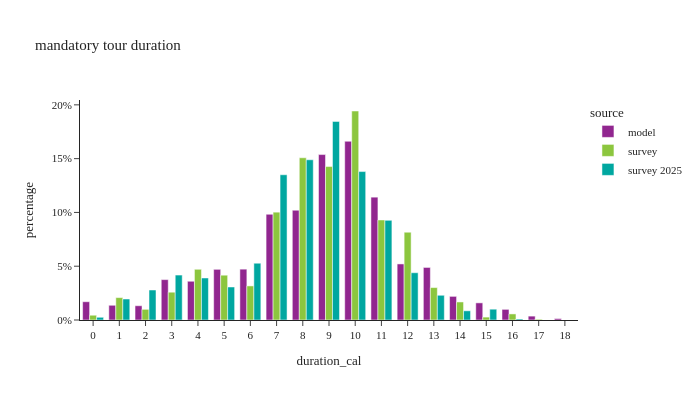

Notebook cell for this chart:
### Code cell
m_tour_data['duration_cal'] = m_tour_data['end'] - m_tour_data['start']

df_plot = m_tour_data.groupby(['source','duration_cal'])[['tour_weight']].sum().reset_index()
df_plot['percentage'] = df_plot.groupby(['source'], group_keys=False)['tour_weight']. \
    apply(lambda x: x / float(x.sum()))

fig = px.bar(df_plot, x="duration_cal", y="percentage", color="source",barmode="group",
             title="mandatory tour duration")
fig.for_each_annotation(lambda a: a.update(text = a.text.split("=")[-1]))
fig.update_layout(height=400, width=700, yaxis=dict(tickformat=".0%"), xaxis=dict(dtick="1"))
fig.show()

### Figure 1 — Plotly figure (JSON) as saved in the notebook; plotly's stock layout.template omitted (floating-point values rounded to 4 significant figures)
{"data": [{"alignmentgroup": "True", "hovertemplate": "source=model<br>duration_cal=%{x}<br>percentage=%{y}<extra></extra>", "legendgroup": "model", "marker": {"color": "#91268F", "pattern": {"shape": ""}}, "name": "model", "offsetgroup": "model", "orientation": "v", "showlegend": true, "textposition": "auto", "type": "bar", "x": [0.0, 1.0, 2.0, 3.0, 4.0, 5.0, 6.0, 7.0, 8.0, 9.0, 10.0, 11.0, 12.0, 13.0, 14.0, 15.0, 16.0, 17.0, 18.0], "xaxis": "x", "y": [0.01699, 0.01368, 0.01326, 0.03755, 0.03602, 0.04711, 0.04726, 0.0983, 0.102, 0.1538, 0.1661, 0.1142, 0.05211, 0.04886, 0.02196, 0.01593, 0.009895, 0.003607, 0.001323], "yaxis": "y"}, {"alignmentgroup": "True", "hovertemplate": "source=survey<br>duration_cal=%{x}<br>percentage=%{y}<extra></extra>", "legendgroup": "survey", "marker": {"color": "#8CC63E", "pattern": {"shape": ""}}, "name": "survey", "offsetgroup": "survey", "orientation": "v", "showlegend": true, "textposition": "auto", "type": "bar", "x": [0.0, 1.0, 2.0, 3.0, 4.0, 5.0, 6.0, 7.0, 8.0, 9.0, 10.0, 11.0, 12.0, 13.0, 14.0, 15.0, 16.0, 17.0], "xaxis": "x", "y": [0.004433, 0.02082, 0.009908, 0.02584, 0.04714, 0.04165, 0.03169, 0.1003, 0.1508, 0.1426, 0.1943, 0.09298, 0.08159, 0.03015, 0.01677, 0.002693, 0.005647, 0.0007231], "yaxis": "y"}, {"alignmentgroup": "True", "hovertemplate": "source=survey 2025<br>duration_cal=%{x}<br>percentage=%{y}<extra></extra>", "legendgroup": "survey 2025", "marker": {"color": "#00A7A0", "pattern": {"shape": ""}}, "name": "survey 2025", "offsetgroup": "survey 2025", "orientation": "v", "showlegend": true, "textposition": "auto", "type": "bar", "x": [0.0, 1.0, 2.0, 3.0, 4.0, 5.0, 6.0, 7.0, 8.0, 9.0, 10.0, 11.0, 12.0, 13.0, 14.0, 15.0, 16.0], "xaxis": "x", "y": [0.002529, 0.01951, 0.0279, 0.04179, 0.03907, 0.0307, 0.05278, 0.135, 0.1489, 0.1846, 0.138, 0.09269, 0.04395, 0.02299, 0.008547, 0.01005, 0.0009394], "yaxis": "y"}], "layout": {"barmode": "group", "height": 400, "legend": {"title": {"text": "source"}, "tracegroupgap": 0}, "title": {"text": "mandatory tour duration"}, "width": 700, "xaxis": {"anchor": "y", "domain": [0.0, 1.0], "dtick": "1", "title": {"text": "duration_cal"}}, "yaxis": {"anchor": "x", "domain": [0.0, 1.0], "tickformat": ".0%", "title": {"text": "percentage"}}}}
